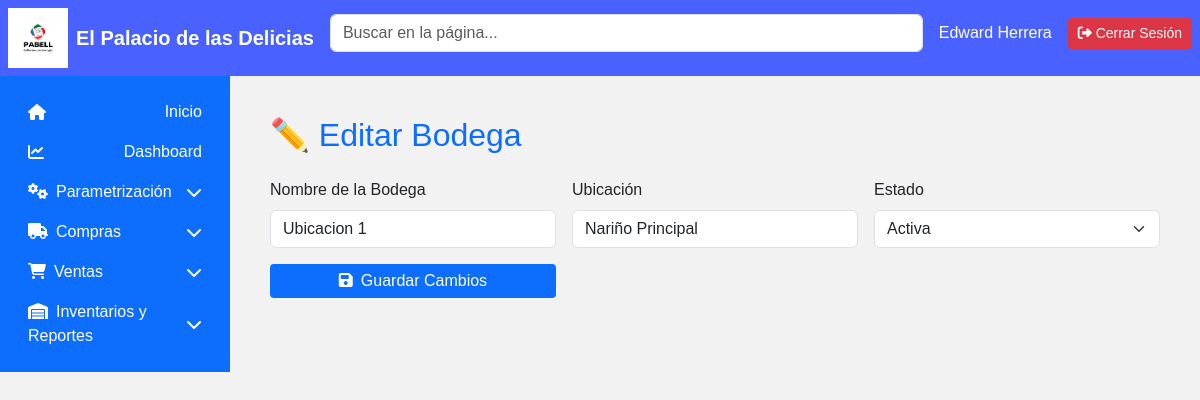
/modulos/logistica/crud_bodega/editar_bodega.php?id=1 (signed in), run on the app's committed database.
### tables this page shows
CREATE TABLE `bodega` (
  `Id_Bodega` int(11) NOT NULL,
  `Nombre_Bodega` varchar(45) NOT NULL,
  `Ubicacion` varchar(45) NOT NULL,
  `Estado` enum('Disponible','Temporal','No Conforme') NOT NULL
);

### modulos/logistica/crud_bodega/editar_bodega.php (the view, shortened to what this page needs)
<?php
require_once __DIR__ . "/../../../public/html/encabezado.php";
include(__DIR__ . "/../../../app/db/conexion.php");
$id = isset($_GET['id']) ? intval($_GET['id']) : 0;
$stmt = $conexion->prepare("SELECT * FROM bodega WHERE Id_Bodega = ?");
$stmt->bind_param("i", $id);
$stmt->execute();
$res = $stmt->get_result();
$bodega = $res->fetch_assoc();
?>
<main class="container p-4">
    <h2 class="mb-4 text-primary">✏️ Editar Bodega</h2>
    <form method="POST">
        <div class="row g-3">
            <div class="col-md-4">
                <label class="form-label">Nombre de la Bodega</label>
                <input type="text" name="nombre" class="form-control"
                       value="<?= htmlspecialchars($bodega['Nombre_Bodega']) ?>" required>
            </div>
            <div class="col-md-4">
                <label class="form-label">Ubicación</label>
                <input type="text" name="ubicacion" class="form-control"
                       value="<?= htmlspecialchars($bodega['Ubicacion']) ?>" required>
            </div>
            <div class="col-md-4">
                <label class="form-label">Estado</label>
                <select name="estado" class="form-select" required>
                    <option value="Disponible" <?= $bodega['Estado'] === 'Disponible' ? 'selected' : '' ?>>Activa</option>
                </select>
            </div>
            <div class="col-md-4 d-flex align-items-end">
                <button class="btn btn-primary w-100">
                    <i class="fas fa-save me-2"></i>Guardar Cambios
                </button>
            </div>
        </div>
    </form>
</main>

### app/css/styles.css (style rules this page uses)
body { overflow-x: hidden; }

### public/html/tablas.php (style rules this page uses)
body { font-family: Arial, sans-serif; background-color: #f2f2f2; }
.btn { padding: 5px 10px; color: white; border: none; border-radius: 4px; cursor: pointer; }

### data on the page
bodega: nombre "Ubicacion 1", ubicacion "Nariño Principal", estado "Activa"

### other printed values
$nombreUsuario "Edward Herrera"
